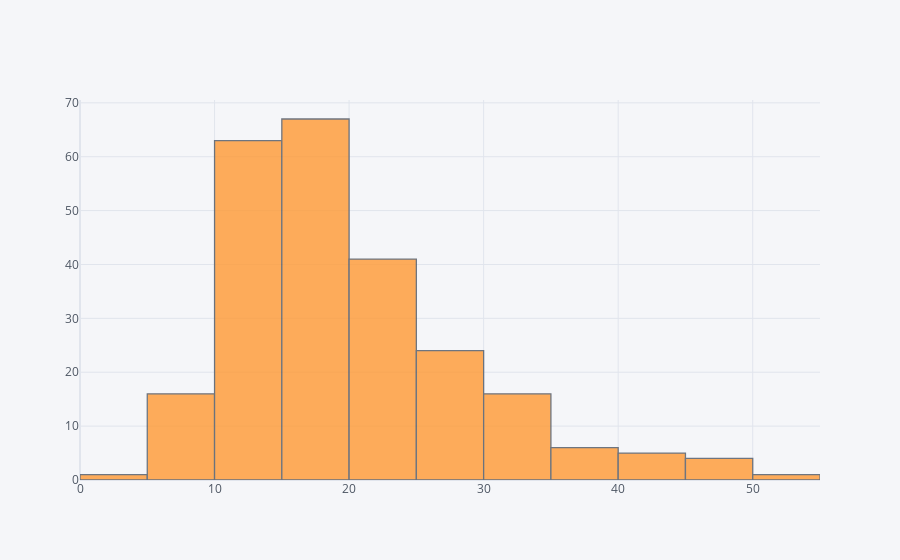

Notebook source saved alongside this figure:
### Code cell
init_notebook_mode(connected=True)
cf.go_offline()

# Now this works offline
tips['total_bill'].iplot(kind='hist', bins=20)

### Figure 1 — Plotly figure (JSON) as saved in the notebook; plotly's stock layout.template omitted (floating-point values rounded to 4 significant figures; data arrays with more than 128 entries replaced by an {"elided": "..."} marker saying what was removed)
{"data": [{"histfunc": "count", "histnorm": "", "marker": {"color": "rgba(255, 153, 51, 1.0)", "line": {"color": "#4D5663", "width": 1.3}}, "name": "total_bill", "nbinsx": 20, "opacity": 0.8, "orientation": "v", "type": "histogram", "x": {"elided": "244 float values"}}], "layout": {"autosize": true, "barmode": "overlay", "legend": {"bgcolor": "#F5F6F9", "font": {"color": "#4D5663"}}, "paper_bgcolor": "#F5F6F9", "plot_bgcolor": "#F5F6F9", "title": {"font": {"color": "#4D5663"}}, "xaxis": {"autorange": true, "gridcolor": "#E1E5ED", "range": [0, 55], "showgrid": true, "tickfont": {"color": "#4D5663"}, "title": {"font": {"color": "#4D5663"}, "text": ""}, "type": "linear", "zerolinecolor": "#E1E5ED"}, "yaxis": {"autorange": true, "gridcolor": "#E1E5ED", "range": [0, 70.53], "showgrid": true, "tickfont": {"color": "#4D5663"}, "title": {"font": {"color": "#4D5663"}, "text": ""}, "zerolinecolor": "#E1E5ED"}}}
